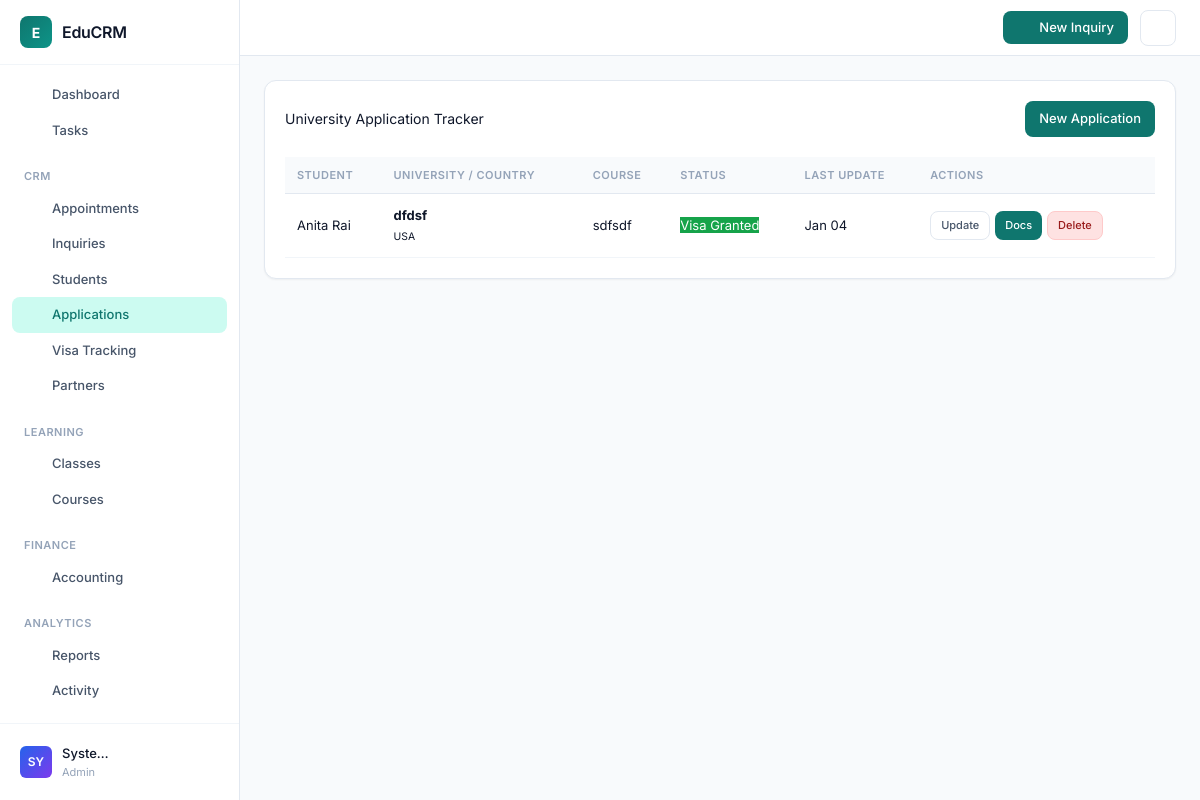
The page /modules/applications/tracker.php (signed in) on the database its author committed.
### tables this page shows
CREATE TABLE `university_applications` (
  `id` int(11) NOT NULL,
  `student_id` int(11) NOT NULL,
  `partner_id` int(11) DEFAULT NULL,
  `university_name` varchar(150) NOT NULL,
  `course_name` varchar(150) DEFAULT NULL,
  `country` varchar(100) DEFAULT NULL,
  `country_id` int(11) DEFAULT NULL,
  `status` enum('applied','offer_received','offer_accepted','visa_lodged','visa_granted','rejected') DEFAULT 'applied',
  `status_id` int(11) DEFAULT NULL,
  `notes` text DEFAULT NULL,
  `created_at` timestamp NOT NULL DEFAULT current_timestamp(),
  `updated_at` timestamp NOT NULL DEFAULT current_timestamp() ON UPDATE current_timestamp(),
  `branch_id` int(11) DEFAULT NULL
);

CREATE TABLE `users` (
  `id` int(11) NOT NULL,
  `name` varchar(100) NOT NULL,
  `email` varchar(100) NOT NULL,
  `password_hash` varchar(255) NOT NULL,
  `role` enum('admin','counselor','teacher','student') NOT NULL DEFAULT 'student',
  `phone` varchar(20) DEFAULT NULL,
  `address` text DEFAULT NULL,
  `country_id` int(11) DEFAULT NULL,
  `education_level_id` int(11) DEFAULT NULL,
  `country` varchar(100) DEFAULT NULL,
  `education_level` varchar(50) DEFAULT NULL,
  `passport_number` varchar(50) DEFAULT NULL,
  `created_at` timestamp NOT NULL DEFAULT current_timestamp(),
  `reset_token` varchar(100) DEFAULT NULL,
  `token_expiry` datetime DEFAULT NULL,
  `deleted_at` timestamp NULL DEFAULT NULL,
  `two_factor_secret` varchar(32) DEFAULT NULL,
  `two_factor_enabled` tinyint(1) DEFAULT 0,
  `last_login_at` timestamp NULL DEFAULT NULL,
  `last_login_ip` varchar(45) DEFAULT NULL,
  `branch_id` int(11) DEFAULT NULL,
  `updated_at` datetime DEFAULT NULL
);

### modules/applications/tracker.php (the view, shortened to what this page needs)
<?php
require_once '../../app/bootstrap.php';
$apps = $pdo->query("
    SELECT ua.*, u.name as student_name
    FROM university_applications ua
    JOIN users u ON ua.student_id = u.id
    ORDER BY ua.updated_at DESC
")->fetchAll();
require_once '../../templates/header.php';
?>
<div class="card">
    <div style="display: flex; justify-content: space-between; align-items: center; margin-bottom: 20px;">
        <h2>University Application Tracker</h2>
        <button onclick="document.getElementById('new-app-form').style.display='block'" class="btn">New
            Application</button>
    </div>
    <table>
        <thead>
            <tr>
                <th>Student</th>
                <th>University / Country</th>
                <th>Course</th>
                <th>Status</th>
                <th>Last Update</th>
                <th>Actions</th>
            </tr>
        </thead>
        <tbody>
            <?php foreach ($apps as $a): ?>
                <tr>
                    <td><?php echo htmlspecialchars($a['student_name']); ?></td>
                    <td>
                        <strong><?php echo htmlspecialchars($a['university_name']); ?></strong><br>
                        <small><?php echo htmlspecialchars($a['country']); ?></small>
                    </td>
                    <td><?php echo htmlspecialchars($a['course_name']); ?></td>
                    <td>
                        <?php
                        $colors = [
                            'applied' => '#e0f2fe',
                            'offer_received' => '#fef3c7',
                            'offer_accepted' => '#dcfce7',
                            'visa_lodged' => '#fae8ff',
                            'visa_granted' => '#16a34a',
                            'rejected' => '#fee2e2'
                        ];
                        $bg = $colors[$a['status']] ?? '#f1f5f9';
                        $txt = ($a['status'] == 'visa_granted') ? 'white' : 'black';
                        ?>
                        <span class="status-badge" style="background: <?php echo $bg; ?>; color: <?php echo $txt; ?>;">
                            <?php echo ucwords(str_replace('_', ' ', $a['status'])); ?>
                        </span>
                    </td>
                    <td><?php echo date('M d', strtotime($a['updated_at'])); ?></td>
                    <td>
                        <div style="display: flex; gap: 5px; flex-wrap: wrap;">
                            <button
                                onclick="editStatus(<?php echo $a['id']; ?>, '<?php echo $a['status']; ?>', '<?php echo addslashes($a['notes']); ?>')"
                                class="btn btn-secondary" style="padding: 5px 10px; font-size: 11px;">Update</button>
                            <a href="../documents/list.php?student_id=<?php echo $a['student_id']; ?>" class="btn"
                                style="padding: 5px 10px; font-size: 11px;">Docs</a>
                            <a href="#" onclick="confirmDelete(<?php echo $a['id']; ?>)" class="btn"
                                style="padding: 5px 10px; font-size: 11px; background: #fee2e2; color: #991b1b; border: 1px solid #fecaca;">Delete</a>
                        </div>
                    </td>
                </tr>
            <?php endforeach; ?>
        </tbody>
    </table>
</div>
<?php require_once '../../templates/footer.php'; ?>

### public/assets/css/sidebar.css (style rules this page uses)
:root { --primary: #0f766e; --primary-hover: #0d9488; --primary-light: #ccfbf1; --accent-red: #dc2626; --accent-red-light: #fef2f2; --accent-orange: #ea580c; --accent-orange-light: #fff7ed; --accent-amber: #d97706; --accent-amber-light: #fffbeb; --accent-green: #16a34a; --accent-green-light: #f0fdf4; --accent-blue: #2563eb; --accent-blue-light: #eff6ff; --accent-violet: #7c3aed; --accent-violet-light: #f5f3ff; --bg: #f8fafc; --surface: #ffffff; --border: #e2e8f0; --border-light: #f1f5f9; --text: #0f172a; --text-secondary: #475569; --text-muted: #94a3b8; --sidebar-width: 240px; --sidebar-bg: #ffffff; --sidebar-border: #e2e8f0; --shadow-xs: 0 1px 2px rgba(0, 0, 0, 0.04); --shadow-sm: 0 1px 3px rgba(0, 0, 0, 0.06), 0 1px 2px rgba(0, 0, 0, 0.04); --shadow-md: 0 4px 6px -1px rgba(0, 0, 0, 0.06), 0 2px 4px -1px rgba(0, 0, 0, 0.04); --radius-sm: 6px; --radius-md: 8px; --radius-lg: 12px; --transition: 150ms ease; }
*, *::before, *::after { box-sizing: border-box; }
body { margin: 0; padding: 0; font-family: 'Inter', -apple-system, BlinkMacSystemFont, 'Segoe UI', system-ui, sans-serif; font-size: 14px; line-height: 1.5; color: var(--text); background: var(--bg); -webkit-font-smoothing: antialiased; }
.card { background: var(--surface); border: 1px solid var(--border); border-radius: var(--radius-lg); padding: 20px; margin-bottom: 20px; }
.btn { display: inline-flex; align-items: center; justify-content: center; gap: 6px; padding: 8px 14px; border-radius: var(--radius-md); font-size: 13px; font-weight: 500; cursor: pointer; text-decoration: none; border: none; transition: all var(--transition); background: var(--primary); color: white; }
.btn-secondary { background: var(--surface); color: var(--text-secondary); border: 1px solid var(--border); }
table { width: 100%; border-collapse: collapse; }
table thead th { padding: 10px 12px; text-align: left; font-size: 11px; font-weight: 600; text-transform: uppercase; letter-spacing: 0.5px; color: var(--text-muted); background: var(--bg); border-bottom: 1px solid var(--border); }
table td { padding: 12px; font-size: 13px; border-bottom: 1px solid var(--border-light); }

### rows shown on the page
university_applications: student.name "Anita Rai", university_name "dfdsf", country "USA", course_name "sdfsdf", status "Visa Granted", updated_at "Jan 04"

### other values the page prints
$item['label'] "Dashboard"
$item['label'] "Tasks"
$section['title'] "CRM"
$item['label'] "Appointments"
$item['label'] "Inquiries"
$item['label'] "Students"
$item['label'] "Applications"
$item['label'] "Visa Tracking"
$item['label'] "Partners"
$section['title'] "LEARNING"
$item['label'] "Classes"
$item['label'] "Courses"
$section['title'] "FINANCE"
$item['label'] "Accounting"
$section['title'] "ANALYTICS"
